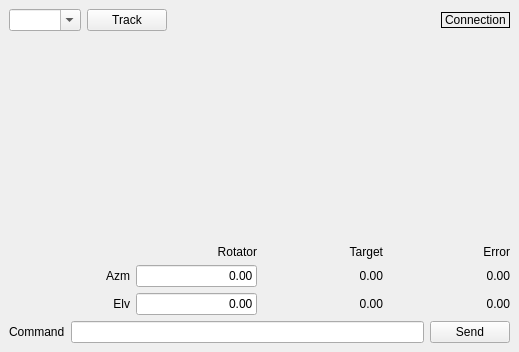
<?xml version="1.0" encoding="UTF-8"?>
<ui version="4.0">
 <class>Rotator</class>
 <widget class="QDockWidget" name="Rotator">
  <property name="geometry">
   <rect>
    <x>0</x>
    <y>0</y>
    <width>519</width>
    <height>352</height>
   </rect>
  </property>
  <property name="windowTitle">
   <string>Rotator</string>
  </property>
  <widget class="QWidget" name="dockWidgetContents">
   <layout class="QVBoxLayout" name="verticalLayout">
    <item>
     <widget class="QWidget" name="widget" native="true">
      <layout class="QHBoxLayout" name="horizontalLayout">
       <property name="leftMargin">
        <number>0</number>
       </property>
       <property name="topMargin">
        <number>0</number>
       </property>
       <property name="rightMargin">
        <number>0</number>
       </property>
       <property name="bottomMargin">
        <number>0</number>
       </property>
       <item>
        <widget class="QComboBox" name="comboBox">
         <property name="editable">
          <bool>true</bool>
         </property>
        </widget>
       </item>
       <item>
        <widget class="QPushButton" name="pushButton">
         <property name="text">
          <string>Track</string>
         </property>
        </widget>
       </item>
       <item>
        <spacer name="horizontalSpacer">
         <property name="orientation">
          <enum>Qt::Horizontal</enum>
         </property>
         <property name="sizeHint" stdset="0">
          <size>
           <width>40</width>
           <height>20</height>
          </size>
         </property>
        </spacer>
       </item>
       <item>
        <widget class="QLabel" name="labelConnection">
         <property name="sizePolicy">
          <sizepolicy hsizetype="Preferred" vsizetype="Fixed">
           <horstretch>0</horstretch>
           <verstretch>0</verstretch>
          </sizepolicy>
         </property>
         <property name="autoFillBackground">
          <bool>true</bool>
         </property>
         <property name="frameShape">
          <enum>QFrame::Box</enum>
         </property>
         <property name="frameShadow">
          <enum>QFrame::Plain</enum>
         </property>
         <property name="text">
          <string>Connection</string>
         </property>
        </widget>
       </item>
      </layout>
     </widget>
    </item>
    <item>
     <spacer name="verticalSpacer">
      <property name="orientation">
       <enum>Qt::Vertical</enum>
      </property>
      <property name="sizeHint" stdset="0">
       <size>
        <width>20</width>
        <height>40</height>
       </size>
      </property>
     </spacer>
    </item>
    <item>
     <layout class="QGridLayout" name="gridLayout">
      <item row="0" column="4">
       <widget class="QLabel" name="label_9">
        <property name="text">
         <string>Error</string>
        </property>
        <property name="alignment">
         <set>Qt::AlignRight|Qt::AlignTrailing|Qt::AlignVCenter</set>
        </property>
       </widget>
      </item>
      <item row="1" column="0">
       <widget class="QLabel" name="label">
        <property name="text">
         <string>Azm</string>
        </property>
        <property name="alignment">
         <set>Qt::AlignRight|Qt::AlignTrailing|Qt::AlignVCenter</set>
        </property>
       </widget>
      </item>
      <item row="1" column="1">
       <widget class="QLineEdit" name="lineEditAzimuth">
        <property name="sizePolicy">
         <sizepolicy hsizetype="Preferred" vsizetype="Fixed">
          <horstretch>0</horstretch>
          <verstretch>0</verstretch>
         </sizepolicy>
        </property>
        <property name="text">
         <string>0.00</string>
        </property>
        <property name="maxLength">
         <number>6</number>
        </property>
        <property name="alignment">
         <set>Qt::AlignRight|Qt::AlignTrailing|Qt::AlignVCenter</set>
        </property>
       </widget>
      </item>
      <item row="1" column="3">
       <widget class="QLabel" name="labelAzimuth">
        <property name="text">
         <string>0.00</string>
        </property>
        <property name="alignment">
         <set>Qt::AlignRight|Qt::AlignTrailing|Qt::AlignVCenter</set>
        </property>
       </widget>
      </item>
      <item row="1" column="4">
       <widget class="QLabel" name="labelAzimuthError">
        <property name="text">
         <string>0.00</string>
        </property>
        <property name="alignment">
         <set>Qt::AlignRight|Qt::AlignTrailing|Qt::AlignVCenter</set>
        </property>
       </widget>
      </item>
      <item row="2" column="0">
       <widget class="QLabel" name="label_2">
        <property name="text">
         <string>Elv</string>
        </property>
        <property name="alignment">
         <set>Qt::AlignRight|Qt::AlignTrailing|Qt::AlignVCenter</set>
        </property>
       </widget>
      </item>
      <item row="2" column="3">
       <widget class="QLabel" name="labelElevation">
        <property name="text">
         <string>0.00</string>
        </property>
        <property name="alignment">
         <set>Qt::AlignRight|Qt::AlignTrailing|Qt::AlignVCenter</set>
        </property>
       </widget>
      </item>
      <item row="2" column="4">
       <widget class="QLabel" name="labelElevationError">
        <property name="text">
         <string>0.00</string>
        </property>
        <property name="alignment">
         <set>Qt::AlignRight|Qt::AlignTrailing|Qt::AlignVCenter</set>
        </property>
       </widget>
      </item>
      <item row="0" column="3">
       <widget class="QLabel" name="label_8">
        <property name="text">
         <string>Target</string>
        </property>
        <property name="alignment">
         <set>Qt::AlignRight|Qt::AlignTrailing|Qt::AlignVCenter</set>
        </property>
       </widget>
      </item>
      <item row="2" column="1">
       <widget class="QLineEdit" name="lineEditElevation">
        <property name="sizePolicy">
         <sizepolicy hsizetype="Preferred" vsizetype="Fixed">
          <horstretch>0</horstretch>
          <verstretch>0</verstretch>
         </sizepolicy>
        </property>
        <property name="text">
         <string>0.00</string>
        </property>
        <property name="maxLength">
         <number>6</number>
        </property>
        <property name="alignment">
         <set>Qt::AlignRight|Qt::AlignTrailing|Qt::AlignVCenter</set>
        </property>
       </widget>
      </item>
      <item row="0" column="1">
       <widget class="QLabel" name="label_7">
        <property name="text">
         <string>Rotator</string>
        </property>
        <property name="alignment">
         <set>Qt::AlignRight|Qt::AlignTrailing|Qt::AlignVCenter</set>
        </property>
       </widget>
      </item>
     </layout>
    </item>
    <item>
     <layout class="QHBoxLayout" name="horizontalLayout_2">
      <item>
       <widget class="QLabel" name="label_3">
        <property name="text">
         <string>Command</string>
        </property>
       </widget>
      </item>
      <item>
       <widget class="QLineEdit" name="lineEdit"/>
      </item>
      <item>
       <widget class="QPushButton" name="buttonSendLine">
        <property name="text">
         <string>Send</string>
        </property>
       </widget>
      </item>
     </layout>
    </item>
   </layout>
  </widget>
 </widget>
 <resources/>
 <connections/>
</ui>
